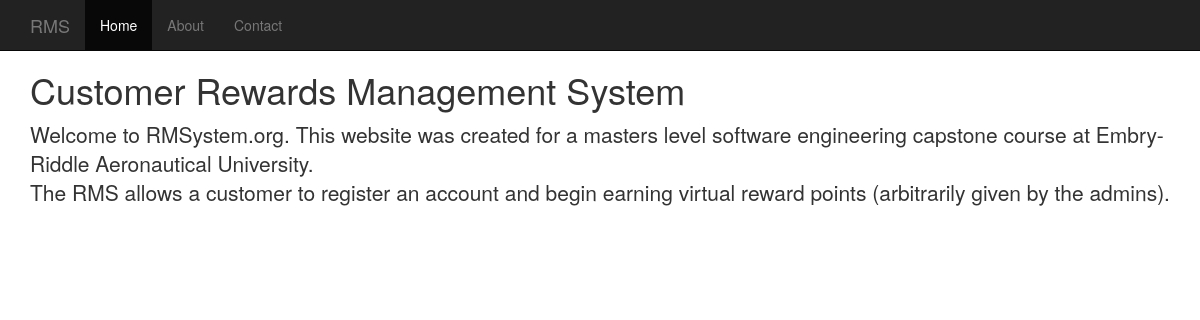
Before: /index_old.php with the older database file.
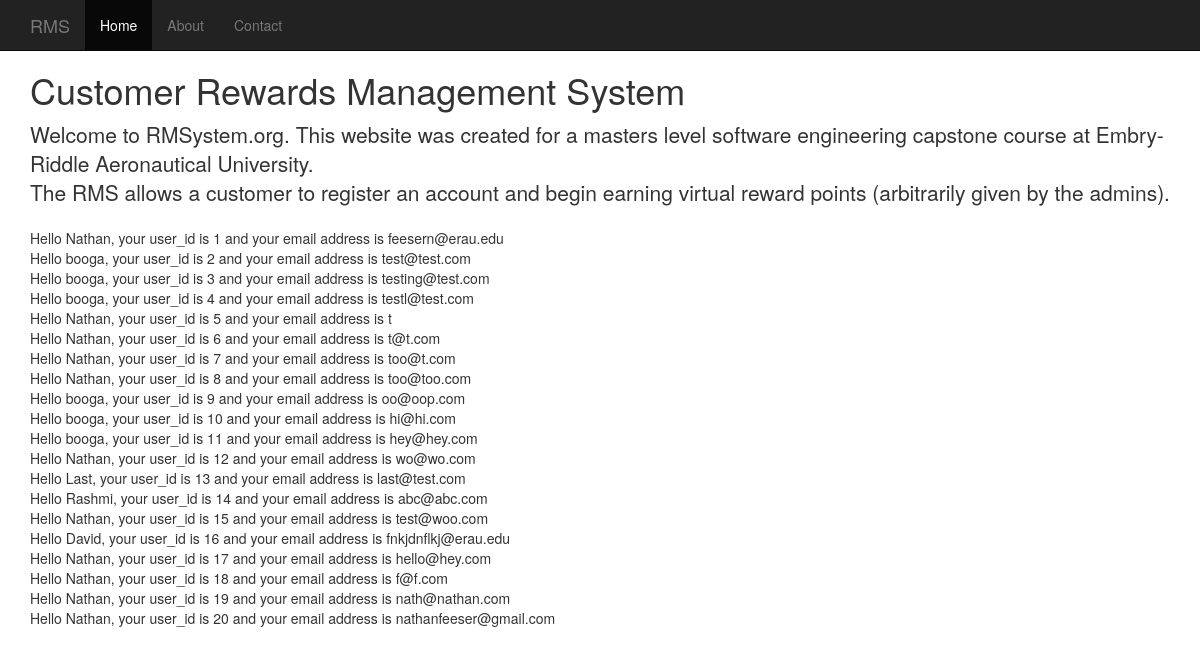
After: the same page with the newer database file.
### tables this page shows
CREATE TABLE IF NOT EXISTS `user` (
  `user_id` int(11) NOT NULL AUTO_INCREMENT,
  `first_name` varchar(45) DEFAULT NULL,
  `last_name` varchar(45) DEFAULT NULL,
  `address_line_1` varchar(45) DEFAULT NULL,
  `address_line_2` varchar(45) DEFAULT NULL,
  `city` varchar(45) DEFAULT NULL,
  `state` varchar(45) DEFAULT NULL,
  `zip_code` varchar(45) DEFAULT NULL,
  `birth_date` varchar(45) DEFAULT NULL,
  `role` varchar(45) NOT NULL DEFAULT 'member',
  `reward_points` varchar(45) NOT NULL DEFAULT '0',
  `reward_tier` varchar(45) DEFAULT 'value',
  `email` varchar(45) DEFAULT NULL,
  `password` varchar(45) NOT NULL,
  `cc_number` varchar(45) DEFAULT NULL,
  `cc_expire` varchar(45) DEFAULT NULL,
  `cc_cvv` varchar(45) DEFAULT NULL,
  `activation` varchar(40) DEFAULT NULL,
  PRIMARY KEY (`user_id`)
);

### libs/MysqliDb.php (called while the page is built, shortened)
<?php
class MysqliDb
{
    protected static $_prefix;
    protected $_mysqli;
    protected $_query;
    protected $_where = array();
    protected $_orderBy = array();
    protected $_groupBy = array();
    protected $host;
    protected $username;
    protected $password;
    protected $db;
    protected $port;
    public function __construct($host = NULL, $username = NULL, $password = NULL, $db = NULL, $port = NULL)
    {
        $this->host = $host;
        $this->username = $username;
        $this->password = $password;
        $this->db = $db;
        if($port == NULL)
            $this->port = ini_get ('mysqli.default_port');
        else
            $this->port = $port;
    }
    public function connect()
    {
        $this->_mysqli = new mysqli ($this->host, $this->username, $this->password, $this->db, $this->port)
            or die('There was a problem connecting to the database');
        $this->_mysqli->set_charset ('utf8');
    }
    protected function reset()
    {
        $this->_where = array();
        $this->_orderBy = array();
        $this->_groupBy = array();
        $this->_query = null;
    }
    public function setPrefix($prefix = '')
    {
        self::$_prefix = $prefix;
        return $this;
    }
    public function get($tableName, $numRows = null, $columns = '*')
    {
        $column = is_array($columns) ? implode(', ', $columns) : $columns;
        $this->_query = "SELECT $column FROM " .self::$_prefix . $tableName;
        $stmt = $this->_buildQuery($numRows);
        $stmt->execute();
        return $this->_dynamicBindResults($stmt);
    }
    protected function _buildQuery($numRows = null, $tableData = null)
    {
        $stmt = $this->_prepareQuery();
        return $stmt;
    }
    protected function _dynamicBindResults(mysqli_stmt $stmt)
    {
        $parameters = array();
        $results = array();
        $meta = $stmt->result_metadata();
        $row = array();
        while ($field = $meta->fetch_field()) {
            $row[$field->name] = null;
            $parameters[] = & $row[$field->name];
        }
        call_user_func_array(array($stmt, 'bind_result'), $parameters);
        while ($stmt->fetch()) {
            $x = array();
            foreach ($row as $key => $val) {
                $x[$key] = $val;
            }
            array_push($results, $x);
        }
        return $results;
    }
    protected function _buildTableData ($tableData) {
        if (!is_array ($tableData))
            return;
        $this->_query = rtrim($this->_query, ', ');
    }
    protected function _buildWhere () {
        if (empty ($this->_where))
            return;
        $this->_query .= ' WHERE ';
        $this->_where[0][0] = '';
    }
    protected function _buildGroupBy () {
        if (empty ($this->_groupBy))
            return;
        $this->_query .= " GROUP BY ";
        $this->_query = rtrim($this->_query, ', ') . " ";
    }
    protected function _buildOrderBy () {
        if (empty ($this->_orderBy))
            return;
        $this->_query .= " ORDER BY ";
        $this->_query = rtrim ($this->_query, ', ') . " ";
    }
    protected function _prepareQuery()
    {
        if (!$stmt = $this->_mysqli->prepare($this->_query)) {
            trigger_error("Problem preparing query ($this->_query) " . $this->_mysqli->error, E_USER_ERROR);
        }
        return $stmt;
    }
    protected function replacePlaceHolders ($str, $vals) {
        $newStr = "";
        return $newStr;
    }
}

### index_old.php (the view, shortened to what this page needs)
<!DOCTYPE html>
<html lang="en">
  <head>
    <link href="/bootstrap/css/bootstrap.min.css" rel="stylesheet">
    <link href="/css/custom.css" rel="stylesheet">
  </head>
  <body>
    <div class="navbar navbar-inverse navbar-fixed-top" role="navigation">
      <div class="container">
        <div class="navbar-header">
          <a class="navbar-brand" href="#">RMS</a>
        </div>
        <div class="collapse navbar-collapse">
          <ul class="nav navbar-nav">
            <li class="active"><a href="#">Home</a></li>
            <li><a href="#about">About</a></li>
            <li><a href="#contact">Contact</a></li>
          </ul>
        </div>
      </div>
    </div>
    <div style="margin-top: 50px;" class="container">
      <div class="starter-template">
        <h1>Customer Rewards Management System</h1>
        <p class="lead">Welcome to RMSystem.org. This website was created for a masters level software engineering capstone course at Embry-Riddle Aeronautical University.<br />
        	The RMS allows a customer to register an account and begin earning virtual reward points (arbitrarily given by the admins).</p>
      </div>
      <?php
      require_once ('libs/MysqliDb.php');
      $db = new MysqliDb ('rmsystem.org', 'se697', 'LZR8AzJ5E9dbRGdq', 'rmsystem');
      $cols = Array ("user_id", "first_name", "email");
      $users = $db->get ("user", null, $cols);
      if ($db->count > 0)
          foreach ($users as $user) {
              echo "Hello ".$user[first_name].", your user_id is ".$user[user_id]." and your email address is ".$user[email]."<br />";
          }
      ?>
    </div>
  </body>
</html>

Changed rows visible on the page:
added user: first_name "Nathan", user_id "1", email "feesern@erau.edu"
added user: first_name "booga", user_id "2", email "test@test.com"
added user: first_name "booga", user_id "3", email "testing@test.com"
added user: first_name "booga", user_id "4", email "testl@test.com"
added user: first_name "Nathan", user_id "5", email "t"
added user: first_name "Nathan", user_id "6", email "t@t.com"
added user: first_name "Nathan", user_id "7", email "too@t.com"
added user: first_name "Nathan", user_id "8", email "too@too.com"
added user: first_name "booga", user_id "9", email "oo@oop.com"
added user: first_name "booga", user_id "10", email "hi@hi.com"
added user: first_name "booga", user_id "11", email "hey@hey.com"
added user: first_name "Nathan", user_id "12", email "wo@wo.com"
added user: first_name "Last", user_id "13", email "last@test.com"
added user: first_name "Rashmi", user_id "14", email "abc@abc.com"
added user: first_name "Nathan", user_id "15", email "test@woo.com"
added user: first_name "David", user_id "16", email "fnkjdnflkj@erau.edu"
added user: first_name "Nathan", user_id "17", email "hello@hey.com"
added user: first_name "Nathan", user_id "18", email "f@f.com"
added user: first_name "Nathan", user_id "19", email "nath@nathan.com"
added user: first_name "Nathan", user_id "20", email "nathanfeeser@gmail.com"
